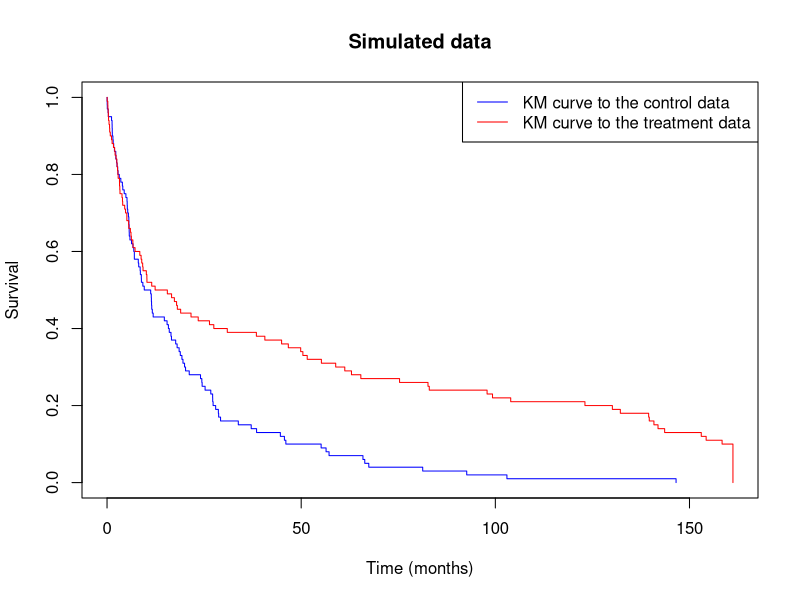

Here is the R script that generated this plot:
library(survival)
#################################################################################
#Looking at splitting survival curve up
################################################################################# 
#Simulating data
#We have lambda2, gamma2 from historical data

lambda2 <- 0.06
gamma2 <- 0.8
  
#We have elicited bigT, lambda1, gamma1 from questioning our experts
  
bigT <- 10
lambda1 <- 0.015
gamma1 <- 0.5

#Our sample sizes for both groups; 1=control, 2=treatment
n1 <- 500
n2 <- 500

#Simulate data for the control group
simcontrol <- data.frame(time = rweibull(100, gamma2, 1/lambda2), cens = rep(1, 100))
#Plot this on a KM curve
fitcontrolKM <- survfit(Surv(time, cens)~1, data = simcontrol)
plot(fitcontrolKM, conf.int = F, xlim=c(0,max(simcontrol$time)*1.1), ylab="Survival", xlab="Time (months)", col="blue",
       main = "Simulated data")
legend("topright", legend = c("KM curve to the control data","KM curve to the treatment data") , col=c("blue", "red"), lty=1)
  
#Fit a Weibull to the control data
fitcontrol <- survreg(Surv(time, cens)~1, dist="weibull", data = simcontrol)

#Plotting the Weibull distribution found for the control data
# lines(x = predict(fitcontrol, type = "quantile", p = seq(0.01, 0.99, by=.01))[1,],
#        y = rev(seq(0.01, 0.99, by = 0.01)), type="l", xlab="Time (months)", ylab="Survival",
#        col = "blue", xlim=c(0,100))
#   
  

#Fitting hypothetical lines for the treatment; before changepoint
effectt <- seq(0, bigT, by=0.01)
effecty <- exp(-((exp(-fitcontrol$coefficients))*effectt)^(1/fitcontrol$scale))
#lines(effectt, effecty, col="green", lty=3)
  
#Fitting hypothetical lines for the treatment; after changepoint
aftereffectt <- seq(bigT, max(simcontrol$time)*1.1, by=0.01)
aftereffecty <- exp(-(exp(-fitcontrol$coefficients)*bigT)^(1/fitcontrol$scale)-(lambda1^gamma1)*(aftereffectt^gamma1-bigT^gamma1))
#lines(aftereffectt, aftereffecty, col="red", lty=2)
  
#Combining both before and after the changepoint
treatmentcurvet <- c(effectt, aftereffectt)
treatmentcurvey <- c(effecty, aftereffecty)
  

#Simulating data for the treatment group
SimTreatmentFunc <- function(n2){
  
  split <- seq(1, 0, by=-(1/(n2/10)))
  
  events <- rep(NA, n2)
  for (i in 1:(length(split)-1)){
    if (i==1){
      events[((i-1)*10+1):(i*10)] <- runif(10, 0, treatmentcurvet[sum(split[i+1]<treatmentcurvey)])
    } 
    else{
      events[((i-1)*10+1):(i*10)] <- runif(10, treatmentcurvet[sum(split[i]<treatmentcurvey)], treatmentcurvet[sum(split[i+1]<treatmentcurvey)])
    }
  }
  
  data <- data.frame(time = events, cens = rep(1, n2))
}

SimTreatment <- SimTreatmentFunc(100)
fittreatmentKM <- survfit(Surv(time, cens)~1, data = SimTreatment)
lines(fittreatmentKM, conf.int = F, col="red")
  



